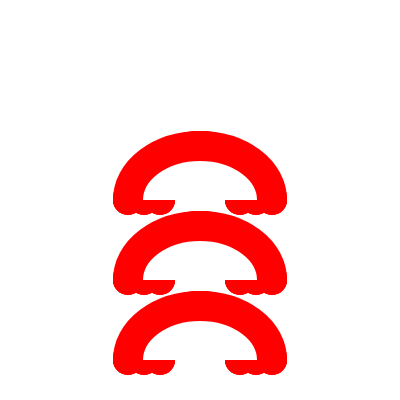
Frame 1 (no input)
Frame 60 (no input): identical to frame 1, image omitted
Frame 120 (the mouse pressed at the canvas centre since frame 60): identical to frame 1, image omitted

The p5.js sketch that drew this single still picture (run headless with seeded random() and noise() and a simulated clock; from frame 60 on, the mouse is pressed at the canvas centre):

// p5.js sketch
// ── sketch.js
function preload(){
  // preload assets
}

function setup() {
  createCanvas(400, 400);
}

function draw() {
  background(255);

  strokeWeight(30);
  stroke('red')
  for(let y= 1; y < 2; y += 0.4)
  for(let Length = 1; Length < 2; Length += 0.4)
  for(let Breite = 1; Breite < 2; Breite += 0.4)
      arc(
        200, 200 * y,
        80 * Breite, 60 * Length,
        Math.PI / 180 * 180,
        Math.PI / 180 * 0,
        OPEN
  );


}
